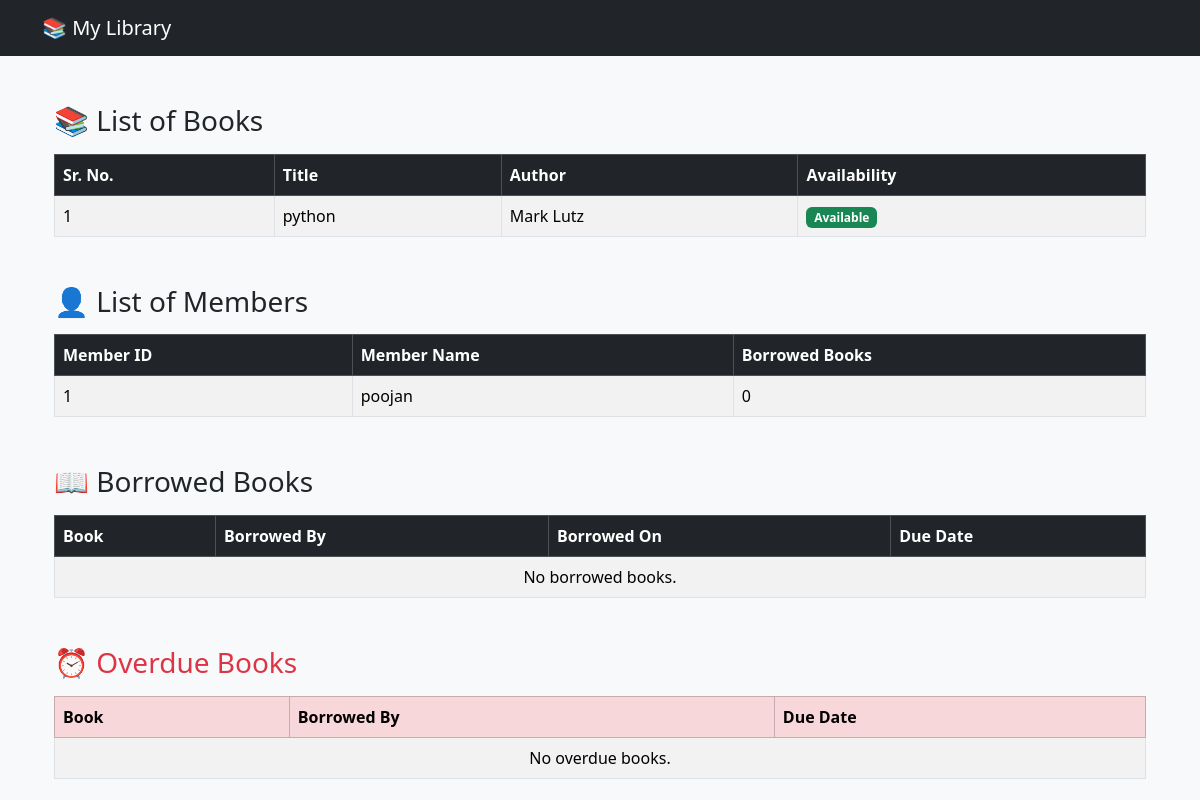
/, run on an earlier commit of the app's database.
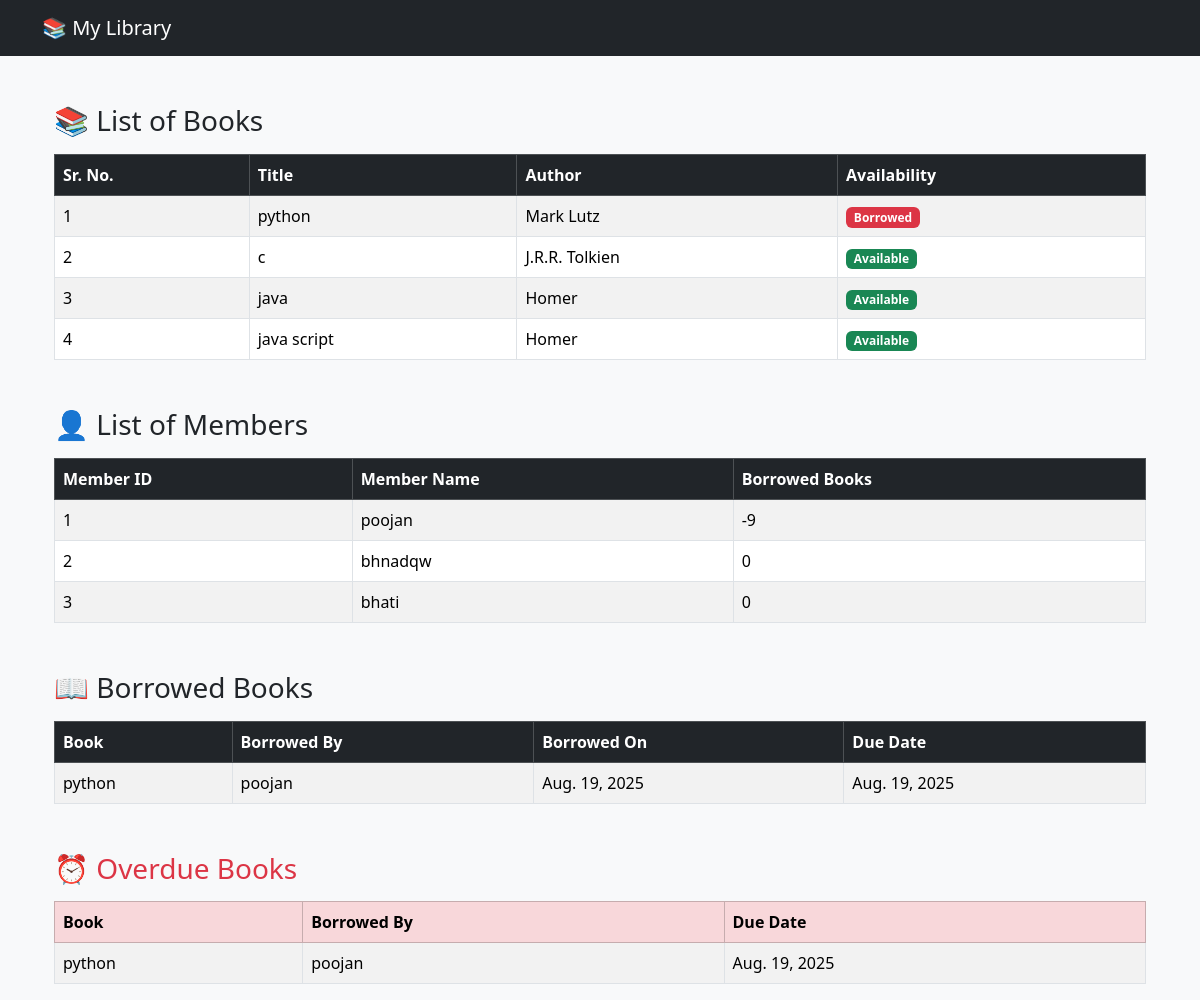
And on a later commit of the database.
### book/models.py (models this page shows, shortened)
class Book(models.Model):
    id = models.AutoField(primary_key=True)
    title = models.CharField(max_length=50)
    category = models.CharField(max_length=50)
    author = models.ForeignKey(Author, on_delete=models.CASCADE)
    is_available = models.BooleanField(default=True)
    member = models.ForeignKey(Member, on_delete=models.SET_NULL, null=True, blank=True)
    issue_date = models.DateField(null=True, blank=True)
    due_date = models.DateField(null=True, blank=True)
    return_date = models.DateField(null=True, blank=True)

class Author(models.Model):
    id = models.AutoField(primary_key=True)
    name = models.CharField(max_length=50)
    def __str__(self):
        return self.name

class Member(models.Model):
    id = models.AutoField(primary_key=True)
    name = models.CharField(max_length=50)
    email = models.EmailField(max_length=80, unique=True)
    join_date = models.DateField(default=date.today)
    borrowed_books = models.IntegerField(default=0)

### book/views.py (the view)
# urls.py: path('',dashboard),
def dashboard(request):
    all_books = Book.objects.all()
    all_members = Member.objects.all()
    borrowed_books = Book.objects.filter(is_available=False)
    overdue_books = Book.objects.filter(due_date__lt=timezone.now(), is_available=False)
    context = {
        'books': all_books,
        'members': all_members,
        'borrowed_books': borrowed_books,
        'overdue_books': overdue_books,
    }
    return render(request, "book/dashboard.html", context=context)

### book/templates/book/dashboard.html
{% extends "book/base.html" %}
{% block content %}
<div class="container mt-5">
  <h3 class="mb-3">📚 List of Books</h3>
  <table class="table table-bordered table-striped">
    <thead class="table-dark">
      <tr>
        <th>Sr. No.</th>
        <th>Title</th>
        <th>Author</th>
        <th>Availability</th>
      </tr>
    </thead>
    <tbody>
      {% for book in books %}
      <tr>
        <td>{{ forloop.counter }}</td>
        <td>{{ book.title }}</td>
        <td>{{ book.author }}</td>
        <td>
          {% if book.is_available %}
            <span class="badge bg-success">Available</span>
          {% else %}
            <span class="badge bg-danger">Borrowed</span>
          {% endif %}
        </td>
      </tr>
      {% empty %}
      <tr><td colspan="4" class="text-center">No books found.</td></tr>
      {% endfor %}
    </tbody>
  </table>
  <h3 class="mt-5 mb-3">👤 List of Members</h3>
  <table class="table table-bordered table-striped">
    <thead class="table-dark">
      <tr>
        <th>Member ID</th>
        <th>Member Name</th>
        <th>Borrowed Books</th>
      </tr>
    </thead>
    <tbody>
      {% for member in members %}
      <tr>
        <td>{{ member.id }}</td>
        <td>{{ member.name }}</td>
        <td>{{ member.borrowed_books}}</td>
      </tr>
      {% empty %}
      <tr><td colspan="2" class="text-center">No members found.</td></tr>
      {% endfor %}
    </tbody>
  </table>
  <h3 class="mt-5 mb-3">📖 Borrowed Books</h3>
  <table class="table table-bordered table-striped">
    <thead class="table-dark">
      <tr>
        <th>Book</th>
        <th>Borrowed By</th>
        <th>Borrowed On</th>
        <th>Due Date</th>
      </tr>
    </thead>
    <tbody>
      {% for borrow in borrowed_books %}
      <tr>
        <td>{{ borrow.title }}</td>
        <td>{{ borrow.member.name }}</td>
        <td>{{ borrow.issue_date }}</td>
        <td>{{ borrow.due_date }}</td>
      </tr>
      {% empty %}
      <tr><td colspan="4" class="text-center">No borrowed books.</td></tr>
      {% endfor %}
    </tbody>
  </table>
  <h3 class="mt-5 mb-3 text-danger">⏰ Overdue Books</h3>
  <table class="table table-bordered table-striped">
    <thead class="table-danger">
      <tr>
        <th>Book</th>
        <th>Borrowed By</th>
        <th>Due Date</th>
      </tr>
    </thead>
    <tbody>
      {% for overdue in overdue_books %}
      <tr>
        <td>{{ overdue.title }}</td>
        <td>{{ overdue.member.name }}</td>
        <td>{{ overdue.due_date }}</td>
      </tr>
      {% empty %}
      <tr><td colspan="4" class="text-center">No overdue books.</td></tr>
      {% endfor %}
    </tbody>
  </table>
</div>
{% endblock %}

What changed in the data, as far as the page shows it:
now on one of the page's lists (row edited): Book: title "python", member.name "poojan", issue_date "Aug. 19, 2025", due_date "Aug. 19, 2025"
changed Book "python": is_available "Available" → "Borrowed"
added Book: title "c", author "J.R.R. Tolkien", is_available "Available", shown under "📚 List of Books"
added Book: title "java", author "Homer", is_available "Available", shown under "📚 List of Books"
added Book: title "java script", author "Homer", is_available "Available", shown under "📚 List of Books"
changed Member "poojan": borrowed_books "0" → "-9"
added Member: id "2", name "bhnadqw", borrowed_books "0"
added Member: id "3", name "bhati", borrowed_books "0"
Also different on the page:
text no longer shown: "No borrowed books. No overdue books."
